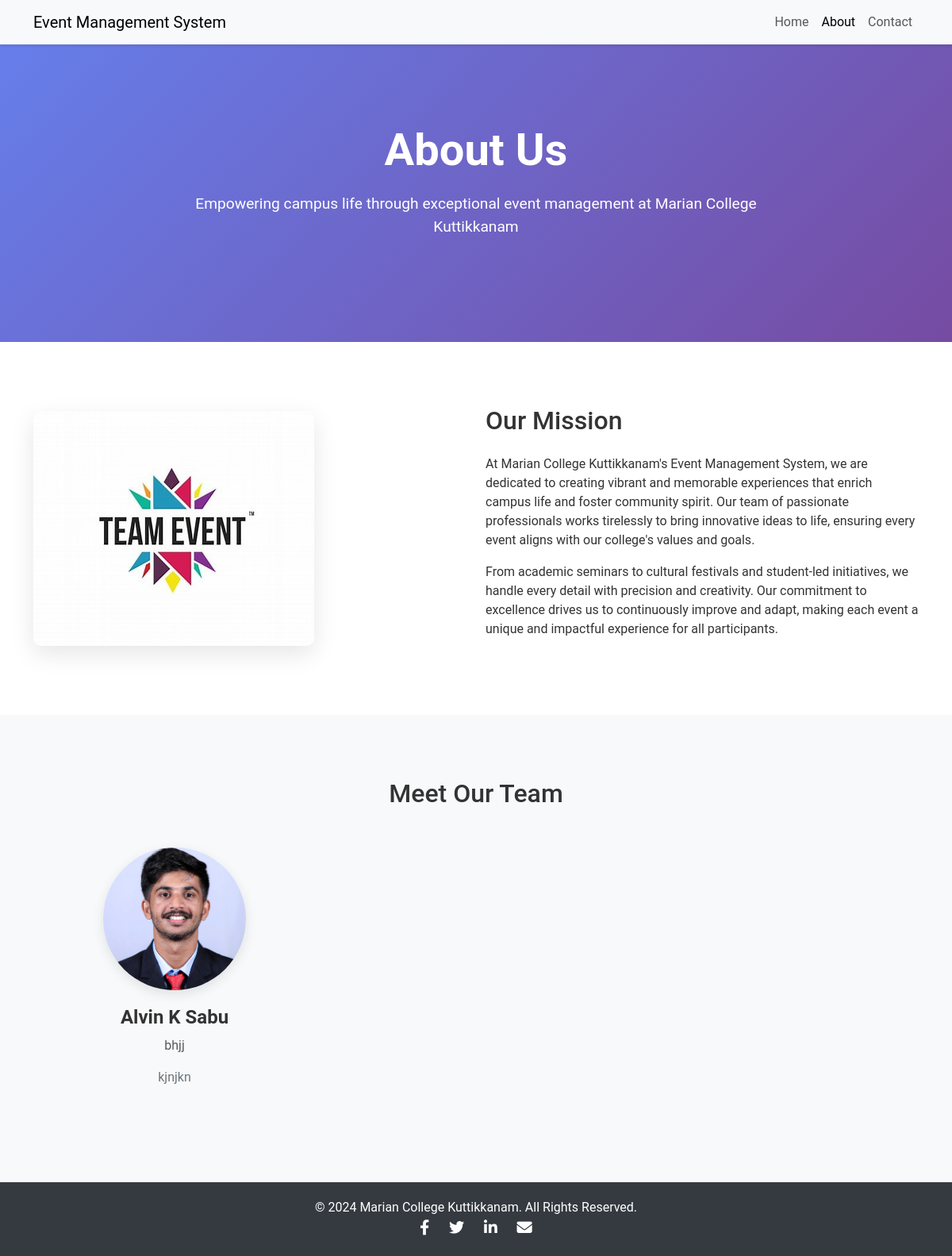
The page /events/about/ on the database its author committed.
### events/models.py (models this page shows, shortened)
class TeamMember(models.Model):
    name = models.CharField(max_length=100)
    role = models.CharField(max_length=100)
    bio = models.TextField()
    image = models.ImageField(upload_to='team_images/')

### events/views.py (the view)
# urls.py: path('about/', views.about, name='about'),
def about(request):
    team_members = TeamMember.objects.all()
    for member in team_members:
        print(member.image.url)  # Use 'image' if the field is named 'image'
    return render(request, 'events/about.html', {'team_members': team_members})

### events/templates/events/about.html (shortened to what this page needs)
{% load static %}
<!DOCTYPE html>
<html lang="en">
<head>
    <link href="https://cdn.jsdelivr.net/npm/bootstrap@5.3.0/dist/css/bootstrap.min.css" rel="stylesheet">
    <link rel="stylesheet" href="https://cdnjs.cloudflare.com/ajax/libs/font-awesome/6.4.0/css/all.min.css">
</head>
<body>
    <nav class="navbar navbar-expand-lg navbar-light bg-light">
        <div class="container">
            <a class="navbar-brand" href="#">Event Management System</a>
            <div class="collapse navbar-collapse" id="navbarNav">
                <ul class="navbar-nav ms-auto">
                    <li class="nav-item">
                        <a class="nav-link" href="{% url 'index' %}">Home</a>
                    </li>
                    <li class="nav-item">
                        <a class="nav-link active" aria-current="page" href="{% url 'about' %}">About</a>
                    </li>
                    <li class="nav-item">
                        <a class="nav-link" href="{% url 'contact' %}">Contact</a>
                    </li>
                </ul>
            </div>
        </div>
    </nav>
    <section class="hero-section">
        <div class="container">
            <h1>About Us</h1>
            <p>Empowering campus life through exceptional event management at Marian College Kuttikkanam</p>
        </div>
    </section>
    <section class="about-content">
        <div class="container">
            <div class="row align-items-center">
                <div class="col-lg-6 mb-4 mb-lg-0">
                    <img src="{% static 'images/event logo.jpeg' %}" alt="Event Management Team" class="img-fluid about-image">
                </div>
                <div class="col-lg-6">
                    <h2 class="mb-4">Our Mission</h2>
                    <p>At Marian College Kuttikkanam's Event Management System, we are dedicated to creating vibrant and memorable experiences that enrich campus life and foster community spirit. Our team of passionate professionals works tirelessly to bring innovative ideas to life, ensuring every event aligns with our college's values and goals.</p>
                    <p>From academic seminars to cultural festivals and student-led initiatives, we handle every detail with precision and creativity. Our commitment to excellence drives us to continuously improve and adapt, making each event a unique and impactful experience for all participants.</p>
                </div>
            </div>
        </div>
    </section>
    <section class="team-section">
        <div class="container">
            <h2 class="text-center mb-5">Meet Our Team</h2>
            <div class="row">
                {% for member in team_members %}
                    <div class="col-md-4">
                        <div class="team-member">
                            <img src="{{ member.image.url }}" alt="{{ member.name }}">
                            <h3>{{ member.name }}</h3>
                            <p class="text-muted">{{ member.role }}</p>
                            <p>{{ member.bio }}</p>
                        </div>
                    </div>
                {% endfor %}
            </div>
        </div>
    </section>
    <footer class="footer text-center">
        <div class="container">
            <p>&copy; 2024 Marian College Kuttikkanam. All Rights Reserved.</p>
            <div class="social-icons">
                <a href="https://www.facebook.com/MarianCollege" target="_blank" aria-label="Facebook">
                    <i class="fab fa-facebook-f"></i>
                </a>
                <a href="https://twitter.com/MarianCollege" target="_blank" aria-label="Twitter">
                    <i class="fab fa-twitter"></i>
                </a>
                <a href="https://www.linkedin.com/school/marian-college" target="_blank" aria-label="LinkedIn">
                    <i class="fab fa-linkedin-in"></i>
                </a>
                <a href="mailto:alvinksabu200115@gmail.com" aria-label="Email">
                    <i class="fas fa-envelope"></i>
                </a>
            </div>
        </div>
    </footer>
</body>
</html>

### events/templates/events/about.html (style rules this page uses)
body { font-family: 'Roboto', sans-serif; color: #333; }
.navbar { box-shadow: 0 2px 4px rgba(0,0,0,.1); }
.hero-section { background: linear-gradient(135deg, #667eea 0%, #764ba2 100%); color: #fff; padding: 100px 0; text-align: center; }
.hero-section h1 { font-weight: 700; font-size: 3.5rem; margin-bottom: 20px; }
.hero-section p { font-size: 1.2rem; max-width: 800px; margin: 0 auto 30px; }
.about-content { padding: 80px 0; }
.about-image { border-radius: 10px; box-shadow: 0 10px 30px rgba(0,0,0,0.1); }
.team-section { background-color: #f8f9fa; padding: 80px 0; }
.team-member { text-align: center; margin-bottom: 40px; }
.team-member img { width: 180px; height: 180px; border-radius: 50%; object-fit: cover; margin-bottom: 20px; box-shadow: 0 5px 15px rgba(0,0,0,0.1); }
.team-member h3 { font-weight: 600; font-size: 1.5rem; margin-bottom: 10px; }
.team-member p { color: #6c757d; }
.footer { background-color: #343a40; color: #ffffff; padding: 20px 0; position: relative; bottom: 0; width: 100%; }
.footer p { margin: 0; }
.footer a { color: #ffffff; text-decoration: none; }
.footer .social-icons a { color: #ffffff; margin: 0 10px; font-size: 1.2rem; transition: color 0.3s; }

### rows shown on the page
TeamMember: image (picture), name "Alvin K Sabu", role "bhjj", bio "kjnjkn"
